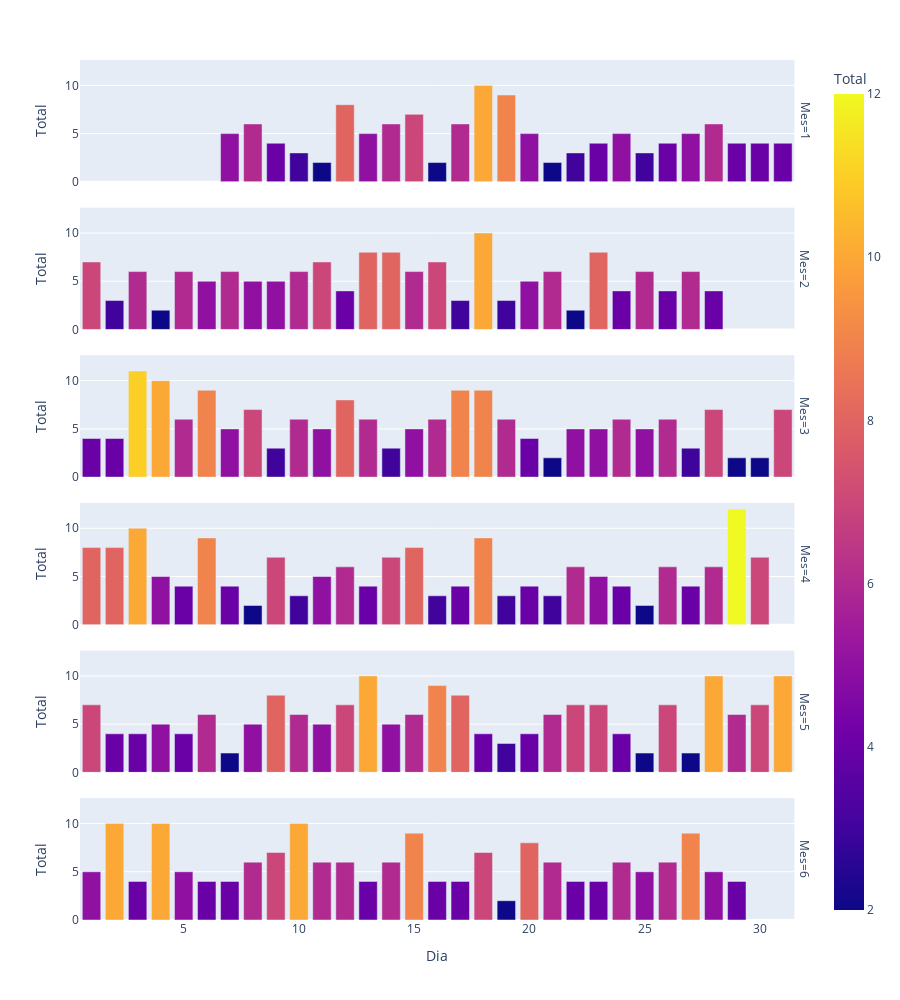

Notebook cell for this chart:
### Code cell
line_fig = px.bar(data_fecha, x ="Dia", y="Total",facet_row="Mes",color="Total",height=1000 )
line_fig.show()

### Figure 1 — Plotly figure (JSON) as saved in the notebook; plotly's stock layout.template omitted (floating-point values rounded to 4 significant figures)
{"data": [{"alignmentgroup": "True", "hovertemplate": "Mes=1<br>Dia=%{x}<br>Total=%{marker.color}<extra></extra>", "legendgroup": "", "marker": {"color": [5, 6, 4, 3, 2, 8, 5, 6, 7, 2, 6, 10, 9, 5, 2, 3, 4, 5, 3, 4, 5, 6, 4, 4, 4], "coloraxis": "coloraxis", "pattern": {"shape": ""}}, "name": "", "offsetgroup": "", "orientation": "v", "showlegend": false, "textposition": "auto", "type": "bar", "x": [7, 8, 9, 10, 11, 12, 13, 14, 15, 16, 17, 18, 19, 20, 21, 22, 23, 24, 25, 26, 27, 28, 29, 30, 31], "xaxis": "x6", "y": [5, 6, 4, 3, 2, 8, 5, 6, 7, 2, 6, 10, 9, 5, 2, 3, 4, 5, 3, 4, 5, 6, 4, 4, 4], "yaxis": "y6"}, {"alignmentgroup": "True", "hovertemplate": "Mes=2<br>Dia=%{x}<br>Total=%{marker.color}<extra></extra>", "legendgroup": "", "marker": {"color": [7, 3, 6, 2, 6, 5, 6, 5, 5, 6, 7, 4, 8, 8, 6, 7, 3, 10, 3, 5, 6, 2, 8, 4, 6, 4, 6, 4], "coloraxis": "coloraxis", "pattern": {"shape": ""}}, "name": "", "offsetgroup": "", "orientation": "v", "showlegend": false, "textposition": "auto", "type": "bar", "x": [1, 2, 3, 4, 5, 6, 7, 8, 9, 10, 11, 12, 13, 14, 15, 16, 17, 18, 19, 20, 21, 22, 23, 24, 25, 26, 27, 28], "xaxis": "x5", "y": [7, 3, 6, 2, 6, 5, 6, 5, 5, 6, 7, 4, 8, 8, 6, 7, 3, 10, 3, 5, 6, 2, 8, 4, 6, 4, 6, 4], "yaxis": "y5"}, {"alignmentgroup": "True", "hovertemplate": "Mes=3<br>Dia=%{x}<br>Total=%{marker.color}<extra></extra>", "legendgroup": "", "marker": {"color": [4, 4, 11, 10, 6, 9, 5, 7, 3, 6, 5, 8, 6, 3, 5, 6, 9, 9, 6, 4, 2, 5, 5, 6, 5, 6, 3, 7, 2, 2, 7], "coloraxis": "coloraxis", "pattern": {"shape": ""}}, "name": "", "offsetgroup": "", "orientation": "v", "showlegend": false, "textposition": "auto", "type": "bar", "x": [1, 2, 3, 4, 5, 6, 7, 8, 9, 10, 11, 12, 13, 14, 15, 16, 17, 18, 19, 20, 21, 22, 23, 24, 25, 26, 27, 28, 29, 30, 31], "xaxis": "x4", "y": [4, 4, 11, 10, 6, 9, 5, 7, 3, 6, 5, 8, 6, 3, 5, 6, 9, 9, 6, 4, 2, 5, 5, 6, 5, 6, 3, 7, 2, 2, 7], "yaxis": "y4"}, {"alignmentgroup": "True", "hovertemplate": "Mes=4<br>Dia=%{x}<br>Total=%{marker.color}<extra></extra>", "legendgroup": "", "marker": {"color": [8, 8, 10, 5, 4, 9, 4, 2, 7, 3, 5, 6, 4, 7, 8, 3, 4, 9, 3, 4, 3, 6, 5, 4, 2, 6, 4, 6, 12, 7], "coloraxis": "coloraxis", "pattern": {"shape": ""}}, "name": "", "offsetgroup": "", "orientation": "v", "showlegend": false, "textposition": "auto", "type": "bar", "x": [1, 2, 3, 4, 5, 6, 7, 8, 9, 10, 11, 12, 13, 14, 15, 16, 17, 18, 19, 20, 21, 22, 23, 24, 25, 26, 27, 28, 29, 30], "xaxis": "x3", "y": [8, 8, 10, 5, 4, 9, 4, 2, 7, 3, 5, 6, 4, 7, 8, 3, 4, 9, 3, 4, 3, 6, 5, 4, 2, 6, 4, 6, 12, 7], "yaxis": "y3"}, {"alignmentgroup": "True", "hovertemplate": "Mes=5<br>Dia=%{x}<br>Total=%{marker.color}<extra></extra>", "legendgroup": "", "marker": {"color": [7, 4, 4, 5, 4, 6, 2, 5, 8, 6, 5, 7, 10, 5, 6, 9, 8, 4, 3, 4, 6, 7, 7, 4, 2, 7, 2, 10, 6, 7, 10], "coloraxis": "coloraxis", "pattern": {"shape": ""}}, "name": "", "offsetgroup": "", "orientation": "v", "showlegend": false, "textposition": "auto", "type": "bar", "x": [1, 2, 3, 4, 5, 6, 7, 8, 9, 10, 11, 12, 13, 14, 15, 16, 17, 18, 19, 20, 21, 22, 23, 24, 25, 26, 27, 28, 29, 30, 31], "xaxis": "x2", "y": [7, 4, 4, 5, 4, 6, 2, 5, 8, 6, 5, 7, 10, 5, 6, 9, 8, 4, 3, 4, 6, 7, 7, 4, 2, 7, 2, 10, 6, 7, 10], "yaxis": "y2"}, {"alignmentgroup": "True", "hovertemplate": "Mes=6<br>Dia=%{x}<br>Total=%{marker.color}<extra></extra>", "legendgroup": "", "marker": {"color": [5, 10, 4, 10, 5, 4, 4, 6, 7, 10, 6, 6, 4, 6, 9, 4, 4, 7, 2, 8, 6, 4, 4, 6, 5, 6, 9, 5, 4], "coloraxis": "coloraxis", "pattern": {"shape": ""}}, "name": "", "offsetgroup": "", "orientation": "v", "showlegend": false, "textposition": "auto", "type": "bar", "x": [1, 2, 3, 4, 5, 6, 7, 8, 9, 10, 11, 12, 13, 14, 15, 16, 17, 18, 19, 20, 21, 22, 23, 24, 25, 26, 27, 28, 29], "xaxis": "x", "y": [5, 10, 4, 10, 5, 4, 4, 6, 7, 10, 6, 6, 4, 6, 9, 4, 4, 7, 2, 8, 6, 4, 4, 6, 5, 6, 9, 5, 4], "yaxis": "y"}], "layout": {"annotations": [{"font": {}, "showarrow": false, "text": "Mes=6", "textangle": 90, "x": 0.98, "xanchor": "left", "xref": "paper", "y": 0.07083, "yanchor": "middle", "yref": "paper"}, {"font": {}, "showarrow": false, "text": "Mes=5", "textangle": 90, "x": 0.98, "xanchor": "left", "xref": "paper", "y": 0.2425, "yanchor": "middle", "yref": "paper"}, {"font": {}, "showarrow": false, "text": "Mes=4", "textangle": 90, "x": 0.98, "xanchor": "left", "xref": "paper", "y": 0.4142, "yanchor": "middle", "yref": "paper"}, {"font": {}, "showarrow": false, "text": "Mes=3", "textangle": 90, "x": 0.98, "xanchor": "left", "xref": "paper", "y": 0.5858, "yanchor": "middle", "yref": "paper"}, {"font": {}, "showarrow": false, "text": "Mes=2", "textangle": 90, "x": 0.98, "xanchor": "left", "xref": "paper", "y": 0.7575, "yanchor": "middle", "yref": "paper"}, {"font": {}, "showarrow": false, "text": "Mes=1", "textangle": 90, "x": 0.98, "xanchor": "left", "xref": "paper", "y": 0.9292, "yanchor": "middle", "yref": "paper"}], "barmode": "relative", "coloraxis": {"colorbar": {"title": {"text": "Total"}}, "colorscale": [[0, "#0d0887"], [0.1111, "#46039f"], [0.2222, "#7201a8"], [0.3333, "#9c179e"], [0.4444, "#bd3786"], [0.5556, "#d8576b"], [0.6667, "#ed7953"], [0.7778, "#fb9f3a"], [0.8889, "#fdca26"], [1, "#f0f921"]]}, "height": 1000, "legend": {"tracegroupgap": 0}, "margin": {"t": 60}, "xaxis": {"anchor": "y", "domain": [0, 0.98], "title": {"text": "Dia"}}, "xaxis2": {"anchor": "y2", "domain": [0, 0.98], "matches": "x", "showticklabels": false}, "xaxis3": {"anchor": "y3", "domain": [0, 0.98], "matches": "x", "showticklabels": false}, "xaxis4": {"anchor": "y4", "domain": [0, 0.98], "matches": "x", "showticklabels": false}, "xaxis5": {"anchor": "y5", "domain": [0, 0.98], "matches": "x", "showticklabels": false}, "xaxis6": {"anchor": "y6", "domain": [0, 0.98], "matches": "x", "showticklabels": false}, "yaxis": {"anchor": "x", "domain": [0, 0.1417], "title": {"text": "Total"}}, "yaxis2": {"anchor": "x2", "domain": [0.1717, 0.3133], "matches": "y", "title": {"text": "Total"}}, "yaxis3": {"anchor": "x3", "domain": [0.3433, 0.485], "matches": "y", "title": {"text": "Total"}}, "yaxis4": {"anchor": "x4", "domain": [0.515, 0.6567], "matches": "y", "title": {"text": "Total"}}, "yaxis5": {"anchor": "x5", "domain": [0.6867, 0.8283], "matches": "y", "title": {"text": "Total"}}, "yaxis6": {"anchor": "x6", "domain": [0.8583, 1], "matches": "y", "title": {"text": "Total"}}}}
